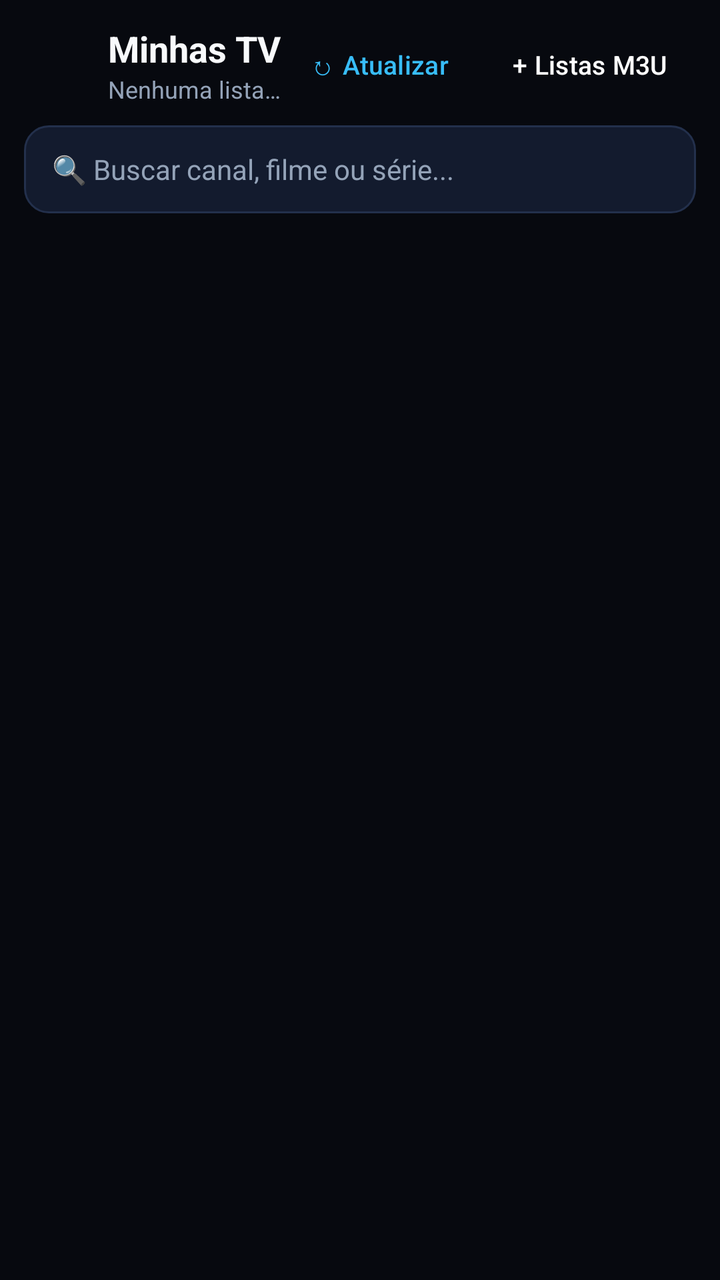
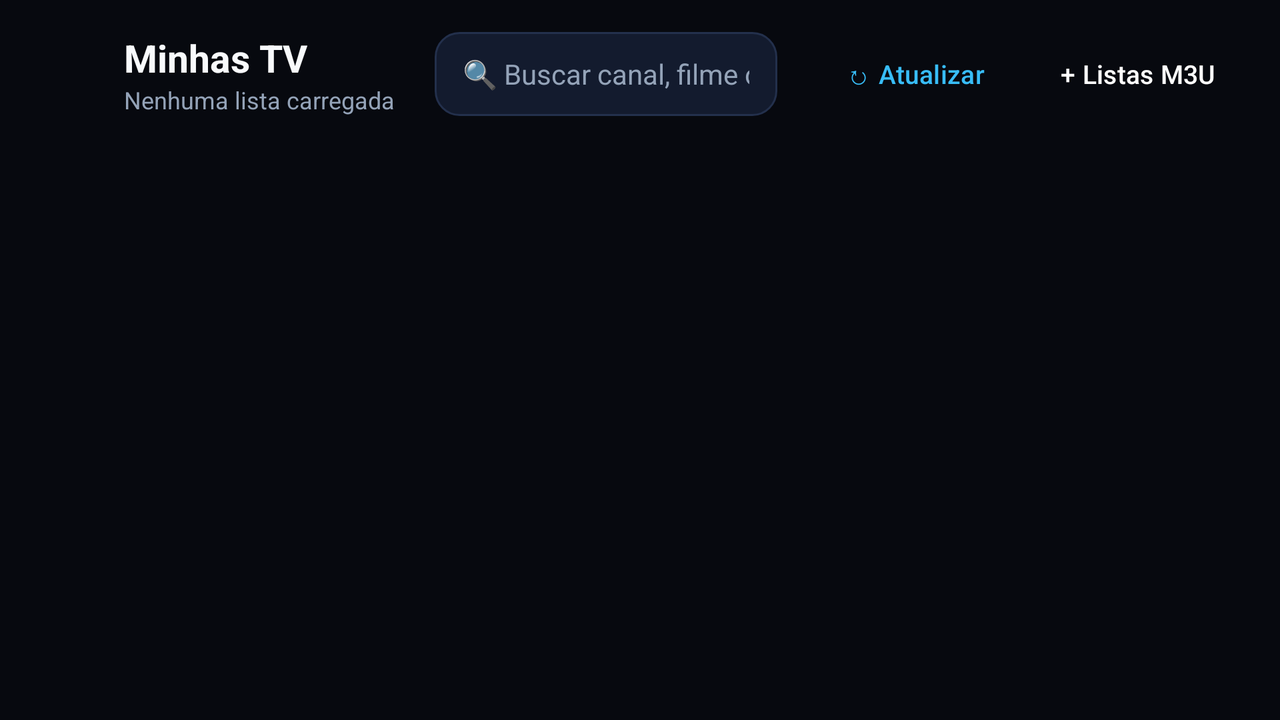

One screen, two layout resources from the same app: the default and the repository's alternative for another configuration. Each is rendered where Android would select it; the XML of both is given below.
<!-- AndroidManifest.xml: application theme Theme.NovaTV -->
<!-- res/layout/activity_main.xml -->
<?xml version="1.0" encoding="utf-8"?>
<LinearLayout xmlns:android="http://schemas.android.com/apk/res/android"
    xmlns:app="http://schemas.android.com/apk/res-auto"
    android:layout_width="match_parent"
    android:layout_height="match_parent"
    android:background="@color/bg_primary"
    android:orientation="vertical"
    android:padding="12dp">

    
    <LinearLayout
        android:layout_width="match_parent"
        android:layout_height="wrap_content"
        android:gravity="center_vertical"
        android:orientation="horizontal"
        android:paddingBottom="10dp">

        <ImageView
            android:layout_width="32dp"
            android:layout_height="32dp"
            android:contentDescription="@string/app_name"
            android:src="@drawable/ic_tv" />

        <LinearLayout
            android:layout_width="0dp"
            android:layout_height="wrap_content"
            android:layout_marginStart="10dp"
            android:layout_weight="1"
            android:orientation="vertical">

            <TextView
                android:id="@+id/tv_app_title"
                android:layout_width="wrap_content"
                android:layout_height="wrap_content"
                android:text="Minhas TV"
                android:textColor="@color/text_primary"
                android:textSize="18sp"
                android:textStyle="bold" />

            <TextView
                android:id="@+id/tv_active_playlist"
                android:layout_width="wrap_content"
                android:layout_height="wrap_content"
                android:ellipsize="end"
                android:maxLines="1"
                android:text="Nenhuma lista carregada"
                android:textColor="@color/text_secondary"
                android:textSize="12sp" />
        </LinearLayout>

        <Button
            android:id="@+id/btn_refresh_playlist"
            style="@style/Widget.Material3.Button.TextButton"
            android:layout_width="wrap_content"
            android:layout_height="40dp"
            android:layout_marginEnd="6dp"
            android:background="@drawable/selector_focus_button"
            android:focusable="true"
            android:paddingHorizontal="12dp"
            android:text="↻ Atualizar"
            android:textColor="#38BDF8"
            android:textSize="13sp" />

        <Button
            android:id="@+id/btn_manage_playlists"
            style="@style/Widget.Material3.Button.TextButton"
            android:layout_width="wrap_content"
            android:layout_height="40dp"
            android:background="@drawable/selector_focus_button"
            android:focusable="true"
            android:paddingHorizontal="14dp"
            android:text="+ Listas M3U"
            android:textColor="#FFFFFF"
            android:textSize="13sp" />
    </LinearLayout>

    
    <EditText
        android:id="@+id/et_search"
        android:layout_width="match_parent"
        android:layout_height="44dp"
        android:layout_marginBottom="10dp"
        android:background="@drawable/selector_focus_card"
        android:focusable="true"
        android:hint="🔍 Buscar canal, filme ou série..."
        android:imeOptions="actionSearch"
        android:inputType="text"
        android:maxLines="1"
        android:paddingHorizontal="14dp"
        android:textColor="@color/text_primary"
        android:textColorHint="@color/text_secondary"
        android:textSize="14sp" />

    
    <androidx.recyclerview.widget.RecyclerView
        android:id="@+id/rv_categories"
        android:layout_width="match_parent"
        android:layout_height="46dp"
        android:layout_marginBottom="10dp"
        android:clipToPadding="false"
        android:orientation="horizontal" />

    
    <ProgressBar
        android:id="@+id/progress_loading"
        android:layout_width="wrap_content"
        android:layout_height="wrap_content"
        android:layout_gravity="center"
        android:layout_marginVertical="16dp"
        android:indeterminateTint="#38BDF8"
        android:visibility="gone" />

    
    <LinearLayout
        android:id="@+id/empty_state_container"
        android:layout_width="match_parent"
        android:layout_height="0dp"
        android:layout_weight="1"
        android:gravity="center"
        android:orientation="vertical"
        android:padding="24dp"
        android:visibility="gone">

        <ImageView
            android:layout_width="64dp"
            android:layout_height="64dp"
            android:layout_marginBottom="12dp"
            android:src="@drawable/ic_tv" />

        <TextView
            android:id="@+id/tv_empty_title"
            android:layout_width="wrap_content"
            android:layout_height="wrap_content"
            android:gravity="center"
            android:text="Nenhuma lista M3U adicionada"
            android:textColor="@color/text_primary"
            android:textSize="17sp"
            android:textStyle="bold" />

        <TextView
            android:id="@+id/tv_empty_subtitle"
            android:layout_width="wrap_content"
            android:layout_height="wrap_content"
            android:layout_marginTop="6dp"
            android:layout_marginBottom="18dp"
            android:gravity="center"
            android:text="Adicione o link M3U do seu servidor IPTV ou escolha um arquivo .m3u do aparelho."
            android:textColor="@color/text_secondary"
            android:textSize="13sp" />

        <Button
            android:id="@+id/btn_empty_add"
            android:layout_width="wrap_content"
            android:layout_height="46dp"
            android:background="@drawable/selector_focus_button"
            android:focusable="true"
            android:paddingHorizontal="20dp"
            android:text="+ Adicionar Lista M3U"
            android:textColor="#FFFFFF" />
    </LinearLayout>

    
    <androidx.recyclerview.widget.RecyclerView
        android:id="@+id/rv_channels"
        android:layout_width="match_parent"
        android:layout_height="0dp"
        android:layout_weight="1"
        android:clipToPadding="false" />

</LinearLayout>
<!-- resources referenced by this layout -->
<resources>
  <color name="text_primary">#F8FAFC</color>
  <color name="text_secondary">#94A3B8</color>
  <!-- drawable selector_focus_button (drawable) -->
  <?xml version="1.0" encoding="utf-8"?>
  <selector xmlns:android="http://schemas.android.com/apk/res/android">
      <item android:state_focused="true">
          <shape android:shape="rectangle">
              <solid android:color="#1D4ED8" />
              <stroke android:width="2dp" android:color="#38BDF8" />
              <corners android:radius="10dp" />
          </shape>
      </item>
      <item android:state_pressed="true">
          <shape android:shape="rectangle">
              <solid android:color="#2563EB" />
              <corners android:radius="10dp" />
          </shape>
      </item>
      <item>
          <shape android:shape="rectangle">
              <solid android:color="#1E293B" />
              <stroke android:width="1dp" android:color="#334155" />
              <corners android:radius="10dp" />
          </shape>
      </item>
  </selector>
  <!-- drawable selector_focus_card (drawable) -->
  <?xml version="1.0" encoding="utf-8"?>
  <selector xmlns:android="http://schemas.android.com/apk/res/android">
      <item android:state_focused="true">
          <shape android:shape="rectangle">
              <solid android:color="#1E293B" />
              <stroke android:width="3dp" android:color="#38BDF8" />
              <corners android:radius="12dp" />
          </shape>
      </item>
      <item android:state_pressed="true">
          <shape android:shape="rectangle">
              <solid android:color="#26354F" />
              <stroke android:width="2dp" android:color="#3B82F6" />
              <corners android:radius="12dp" />
          </shape>
      </item>
      <item>
          <shape android:shape="rectangle">
              <solid android:color="#131B2E" />
              <stroke android:width="1dp" android:color="#23304C" />
              <corners android:radius="12dp" />
          </shape>
      </item>
  </selector>
  <string name="app_name">Wtv Canais Online</string>
  <style name="Theme.NovaTV" parent="Theme.Material3.Dark.NoActionBar">
          <item name="colorPrimary">@color/accent_primary</item>
          <item name="colorSecondary">@color/accent_cyan</item>
          <item name="materialButtonStyle">@style/NovaTvButton</item>
          <item name="android:windowBackground">@color/bg_cinema</item>
          <item name="android:statusBarColor">@color/bg_cinema</item>
          <item name="android:navigationBarColor">@color/bg_cinema</item>
      </style>
  <color name="accent_primary">#3B82F6</color>
  <color name="accent_cyan">#38BDF8</color>
  <style name="NovaTvButton" parent="Widget.Material3.Button.TextButton">
          <item name="backgroundTint">@null</item>
          <item name="android:textAllCaps">false</item>
          <item name="android:minWidth">0dp</item>
          <item name="android:minHeight">0dp</item>
      </style>
  <color name="bg_cinema">#07090F</color>
</resources>
<!-- res/layout-land/activity_main.xml (the repository's variant of the layout above) -->
<!-- drawn on the phone turned sideways -->
<?xml version="1.0" encoding="utf-8"?>
<LinearLayout xmlns:android="http://schemas.android.com/apk/res/android"
    android:layout_width="match_parent"
    android:layout_height="match_parent"
    android:background="@color/bg_primary"
    android:orientation="vertical"
    android:padding="16dp">

    
    <LinearLayout
        android:layout_width="match_parent"
        android:layout_height="wrap_content"
        android:gravity="center_vertical"
        android:orientation="horizontal"
        android:paddingBottom="12dp">

        <ImageView
            android:layout_width="34dp"
            android:layout_height="34dp"
            android:contentDescription="@string/app_name"
            android:src="@drawable/ic_tv" />

        <LinearLayout
            android:layout_width="wrap_content"
            android:layout_height="wrap_content"
            android:layout_marginStart="12dp"
            android:orientation="vertical">

            <TextView
                android:id="@+id/tv_app_title"
                android:layout_width="wrap_content"
                android:layout_height="wrap_content"
                android:text="Minhas TV"
                android:textColor="@color/text_primary"
                android:textSize="19sp"
                android:textStyle="bold" />

            <TextView
                android:id="@+id/tv_active_playlist"
                android:layout_width="wrap_content"
                android:layout_height="wrap_content"
                android:ellipsize="end"
                android:maxLines="1"
                android:text="Nenhuma lista carregada"
                android:textColor="@color/text_secondary"
                android:textSize="12sp" />
        </LinearLayout>

        <EditText
            android:id="@+id/et_search"
            android:layout_width="0dp"
            android:layout_height="42dp"
            android:layout_marginHorizontal="20dp"
            android:layout_weight="1"
            android:background="@drawable/selector_focus_card"
            android:focusable="true"
            android:hint="🔍 Buscar canal, filme ou série..."
            android:imeOptions="actionSearch"
            android:inputType="text"
            android:maxLines="1"
            android:paddingHorizontal="14dp"
            android:textColor="@color/text_primary"
            android:textColorHint="@color/text_secondary"
            android:textSize="14sp" />

        <Button
            android:id="@+id/btn_refresh_playlist"
            style="@style/Widget.Material3.Button.TextButton"
            android:layout_width="wrap_content"
            android:layout_height="42dp"
            android:layout_marginEnd="8dp"
            android:background="@drawable/selector_focus_button"
            android:focusable="true"
            android:paddingHorizontal="14dp"
            android:text="↻ Atualizar"
            android:textColor="#38BDF8"
            android:textSize="13sp" />

        <Button
            android:id="@+id/btn_manage_playlists"
            style="@style/Widget.Material3.Button.TextButton"
            android:layout_width="wrap_content"
            android:layout_height="42dp"
            android:background="@drawable/selector_focus_button"
            android:focusable="true"
            android:paddingHorizontal="16dp"
            android:text="+ Listas M3U"
            android:textColor="#FFFFFF"
            android:textSize="13sp" />
    </LinearLayout>

    
    <LinearLayout
        android:layout_width="match_parent"
        android:layout_height="0dp"
        android:layout_weight="1"
        android:orientation="horizontal">

        
        <androidx.recyclerview.widget.RecyclerView
            android:id="@+id/rv_categories"
            android:layout_width="220dp"
            android:layout_height="match_parent"
            android:layout_marginEnd="14dp"
            android:clipToPadding="false"
            android:orientation="vertical" />

        
        <FrameLayout
            android:layout_width="0dp"
            android:layout_height="match_parent"
            android:layout_weight="1">

            <androidx.recyclerview.widget.RecyclerView
                android:id="@+id/rv_channels"
                android:layout_width="match_parent"
                android:layout_height="match_parent"
                android:clipToPadding="false" />

            <ProgressBar
                android:id="@+id/progress_loading"
                android:layout_width="wrap_content"
                android:layout_height="wrap_content"
                android:layout_gravity="center"
                android:indeterminateTint="#38BDF8"
                android:visibility="gone" />

            <LinearLayout
                android:id="@+id/empty_state_container"
                android:layout_width="match_parent"
                android:layout_height="match_parent"
                android:gravity="center"
                android:orientation="vertical"
                android:padding="24dp"
                android:visibility="gone">

                <ImageView
                    android:layout_width="64dp"
                    android:layout_height="64dp"
                    android:layout_marginBottom="12dp"
                    android:src="@drawable/ic_tv" />

                <TextView
                    android:id="@+id/tv_empty_title"
                    android:layout_width="wrap_content"
                    android:layout_height="wrap_content"
                    android:gravity="center"
                    android:text="Nenhuma lista M3U adicionada"
                    android:textColor="@color/text_primary"
                    android:textSize="18sp"
                    android:textStyle="bold" />

                <TextView
                    android:id="@+id/tv_empty_subtitle"
                    android:layout_width="wrap_content"
                    android:layout_height="wrap_content"
                    android:layout_marginTop="6dp"
                    android:layout_marginBottom="18dp"
                    android:gravity="center"
                    android:text="Adicione o link M3U do seu servidor IPTV ou escolha um arquivo .m3u do aparelho."
                    android:textColor="@color/text_secondary"
                    android:textSize="14sp" />

                <Button
                    android:id="@+id/btn_empty_add"
                    android:layout_width="wrap_content"
                    android:layout_height="46dp"
                    android:background="@drawable/selector_focus_button"
                    android:focusable="true"
                    android:paddingHorizontal="20dp"
                    android:text="+ Adicionar Lista M3U"
                    android:textColor="#FFFFFF" />
            </LinearLayout>
        </FrameLayout>
    </LinearLayout>

</LinearLayout>
